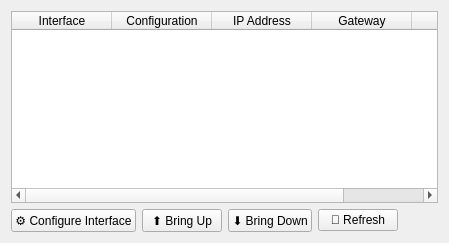
          <widget class="QWidget" name="interfaceConfigTab">
           <attribute name="title">
            <string>Interface Configuration</string>
           </attribute>
           <layout class="QVBoxLayout" name="verticalLayout_interfaceConfig">
            <item>
             <widget class="QTableWidget" name="interfaceConfigTable">
              <property name="columnCount">
               <number>5</number>
              </property>
              <property name="alternatingRowColors">
               <bool>true</bool>
              </property>
              <property name="selectionBehavior">
               <enum>QAbstractItemView::SelectRows</enum>
              </property>
              <column>
               <property name="text">
                <string>Interface</string>
               </property>
              </column>
              <column>
               <property name="text">
                <string>Configuration</string>
               </property>
              </column>
              <column>
               <property name="text">
                <string>IP Address</string>
               </property>
              </column>
              <column>
               <property name="text">
                <string>Gateway</string>
               </property>
              </column>
              <column>
               <property name="text">
                <string>Status</string>
               </property>
              </column>
             </widget>
            </item>
            <item>
             <layout class="QHBoxLayout" name="horizontalLayout_interfaceConfig">
              <item>
               <widget class="QPushButton" name="configureInterfaceButton">
                <property name="text">
                 <string>⚙️ Configure Interface</string>
                </property>
               </widget>
              </item>
              <item>
               <widget class="QPushButton" name="upInterfaceButton">
                <property name="text">
                 <string>⬆️ Bring Up</string>
                </property>
               </widget>
              </item>
              <item>
               <widget class="QPushButton" name="downInterfaceButton">
                <property name="text">
                 <string>⬇️ Bring Down</string>
                </property>
               </widget>
              </item>
              <item>
               <widget class="QPushButton" name="refreshInterfaceConfigButton">
                <property name="text">
                 <string>🔄 Refresh</string>
                </property>
               </widget>
              </item>
              <item>
               <spacer name="horizontalSpacer_interfaceConfig">
                <property name="orientation">
                 <enum>Qt::Orientation::Horizontal</enum>
                </property>
                <property name="sizeHint" stdset="0">
                 <size>
                  <width>40</width>
                  <height>20</height>
                 </size>
                </property>
               </spacer>
              </item>
             </layout>
            </item>
           </layout>
          </widget>
